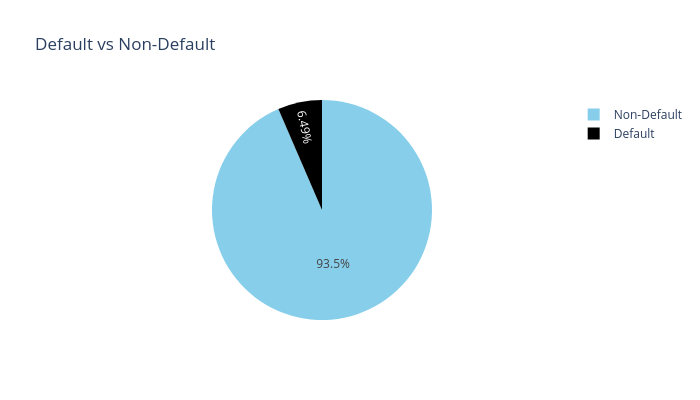

Notebook code for this chart:
### Code cell
import plotly.express as px


counts = df['CONTRACT_STATUS'].value_counts()


counts = counts.reindex(["Non-Default", "Default"])

fig = px.pie(
    values=counts.values,
    names=counts.index,
    width=700,
    height=400,
    color_discrete_sequence=["skyblue", "black"],
    title="Default vs Non-Default"
)

fig.show()

### Figure 1 — Plotly figure (JSON) as saved in the notebook; plotly's stock layout.template omitted (floating-point values rounded to 4 significant figures)
{"data": [{"domain": {"x": [0, 1], "y": [0, 1]}, "hovertemplate": "label=%{label}<br>value=%{value}<extra></extra>", "labels": ["Non-Default", "Default"], "legendgroup": "", "name": "", "showlegend": true, "type": "pie", "values": [92879, 6447]}], "layout": {"height": 400, "legend": {"tracegroupgap": 0}, "piecolorway": ["skyblue", "black"], "title": {"text": "Default vs Non-Default"}, "width": 700}}
